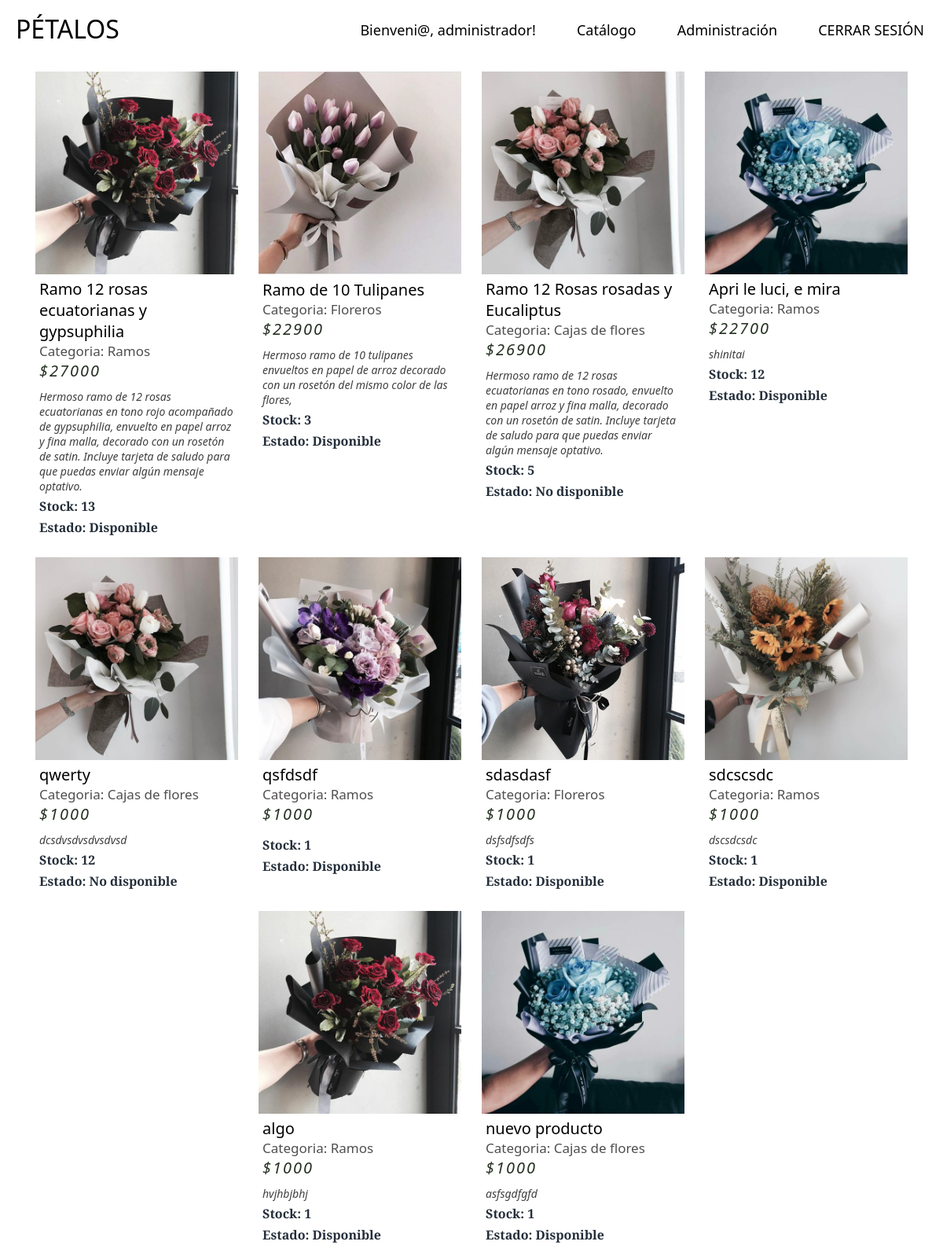
/catalogo/ (signed in), run on the app's committed database.
### FloreriaPetalos/models.py (models this page shows, shortened)
class Producto(models.Model):
    nombre = models.CharField(max_length=100)
    valor = models.IntegerField(default=1000)
    descripcion = models.TextField(null=True, blank=True)
    stock = models.IntegerField(default=1)
    imagen= models.ImageField(upload_to='productos')
    estado =models.ForeignKey(Estado, on_delete=models.CASCADE)
    categoria =models.ForeignKey(Categoria, on_delete=models.CASCADE)
    created_date = models.DateTimeField(
            default=timezone.now)

class Categoria(models.Model):
    nombre_categoria=models.CharField(max_length=100)
    def __str__(self):
        return self.nombre_categoria

class Estado(models.Model):
    nombre_estado=models.CharField(max_length=100)
    def __str__(self):
        return self.nombre_estado

### FloreriaPetalos/views.py (the view)
# urls.py: path('catalogo/', catalogo, name='Catalogo'),
@login_required
def catalogo(request):
    productos=Producto.objects.all()
    return render(request, 'core/catalogo.html',{'productos': productos})

### FloreriaPetalos/templates/core/catalogo.html (shortened to what this page needs)
{% extends "core/base.html" %}
{% load static %}
{% block hojaEstilo %}
<link rel="stylesheet" href="{% static 'css/catalogo.css' %}">
{% endblock hojaEstilo %}
{% block contenido %}
    <div class="contenido">
        <div class="img-area">
            {% for p in productos%}
                {% if perms.FloreriaPetalos.add_producto %}
                    <div class="box">
                        <img src="{{p.imagen.url}}" alt="">
                        <h1>{{p.nombre}} </h1>
                        <h2 id="categoria">Categoria: {{p.categoria}}</h2>
                        <h2 id="precio">${{p.valor}}</h2>
                        <p>{{p.descripcion}}</p>
                        <h2 id="stock">Stock: {{p.stock}}</h2>
                        <h2 id="estado">Estado: {{p.estado}}</h2>
                    </div>
                {% endif %}
            {% endfor %}
        </div>
    </div>
{% endblock contenido %}

### FloreriaPetalos/templates/core/base.html (shortened to what this page needs)
<!DOCTYPE html>
<html lang="en">
{% load static %}
<head>
      {% load pwa %}
      <link rel="stylesheet" href="{% static 'css/base.css' %}">
      {% block hojaEstilo %}{% endblock hojaEstilo %}
</head>
<body>
    <header>
            <div class="container">
                  <nav>
                        <div class="logo">
                              <a href="{% url 'Inicio' %}">pétalos</a>
                        </div>
                        <div class="nav-wrapper">
                              <ul>
                                    {% if user.is_authenticated %}
                                          <li><a href="#">Bienveni@, {{user.username}}!</a></li>
                                          <li><a href="{% url 'Catalogo' %}">Catálogo</a></li>
                                          {% if perms.FloreriaPetalos.add_producto %}
                                                <li><a href="{% url 'ListadoProductos' %}">Administración</a></li>
                                          {% else %}
                                                <li><a href="#">Carro</a></li>
                                          {% endif %}
                                          <li><a href="{% url 'logout'%}">CERRAR SESIÓN</a></li>
                                    {% else %}
                                          <li><a href="{% url 'login'%}">INICIAR SESIÓN</a></li>
                                          <li><a href="{% url 'Register'%}">REGISTRARSE</a></li>
                                    {% endif %}
                              </ul>
                        </div>
                  </nav>
            </div>
    </header>
    <section>
        {% block contenido %}
        {% endblock contenido %}
    </section>
</body>
</html>

### FloreriaPetalos/static/css/base.css (style rules this page uses)
* { box-sizing: border-box; }
html { margin: 0; padding: 0; width: 100%; height: 100vh; }
body { margin: 0; padding: 0; width: 100%; height: 100vh; font-family: Alegreya, 'Segoe UI', Tahoma, Geneva, Verdana, sans-serif; font-weight: 400; }
header { width: 100%; height: 70px; }
nav { padding-top: 10px; width: 100%; height: 70px; background: rgba(255, 255, 255, 0.842); position: fixed; z-index: 100; -webkit-animation: fadein 3s; -moz-animation: fadein 3s; -ms-animation: fadein 3s; -o-animation: fadein 3s; animation: fadein 3s; }
.logo { float: left; margin-left: 10px; margin-top: 5px; padding-left: 10px; }
.logo a { color: #000; text-transform: uppercase; font-weight: 200; text-decoration: none; font-size: 32px; }
nav ul { float: right; }
nav ul li { display: inline-block; }
nav ul li:not(:first-child) { margin-left: 48px; }
nav ul li:last-child { margin-right: 24px; }
nav ul li a { display: inline-block; outline: none; color: #000; text-decoration: none; font-size: 18px; font-weight: 400; transition: 1s; }

### FloreriaPetalos/static/css/catalogo.css (style rules this page uses)
.img-area { display: flex; flex-wrap: wrap; flex-direction: row; align-items: center; justify-content: center; width: 100%; margin: auto; padding-top: 10px; -webkit-animation: fadein 2s; -moz-animation: fadein 2s; -ms-animation: fadein 2s; -o-animation: fadein 2s; animation: fadein 2s; }
.box { padding: 3px; width: 22%; margin: 8px 10px; align-self: flex-start; }
.box img { width: 100%; -webkit-transition:all 1.5s ease; -moz-transition:all 1.5s ease; -o-transition:all 1.5s ease; -ms-transition:all 1.5s ease; }
.box h1 { margin: 0; font-size: 20px; padding: 0 5px; font-weight: 400; }
#precio { margin: 0; font-size: 20px; color: #253122; font-weight: 500; font-style: italic; letter-spacing: 2px; padding: 0 5px 5px; }
#stock, #estado { margin: 0; font-size: 16px; color: #242E3A; font-weight: 600; padding: 0 5px 5px; }
#categoria { margin: auto; padding-left: 5px; color: rgb(80, 78, 78); font-weight: 300; font-size: 17px; }
.box p { font-size: 14px; margin-top: 5px; margin-bottom: 0; padding: 0 5px 5px; font-family: 'Segoe UI', Tahoma, Geneva, Verdana, sans-serif; color: #3F3F3F; font-weight: 400; font-style: italic; }

### data on the page
Producto: imagen (picture), nombre "Ramo 12 rosas ecuatorianas y gypsuphilia", categoria "Ramos", valor "27000", descripcion "Hermoso ramo de 12 rosas ecuatorianas en tono rojo acompañado de gypsuphilia, envuelto en papel arroz y fina malla, decorado con un rosetón de satin. Incluye tarjeta de saludo para que puedas enviar algún mensaje optativo.", stock "13", estado "Disponible"
Producto: imagen (picture), nombre "Ramo de 10 Tulipanes", categoria "Floreros", valor "22900", descripcion "Hermoso ramo de 10 tulipanes envueltos en papel de arroz decorado con un rosetón del mismo color de las flores,", stock "3", estado "Disponible"
Producto: imagen (picture), nombre "Ramo 12 Rosas rosadas y Eucaliptus", categoria "Cajas de flores", valor "26900", descripcion "Hermoso ramo de 12 rosas ecuatorianas en tono rosado, envuelto en papel arroz y fina malla, decorado con un rosetón de satin. Incluye tarjeta de saludo para que puedas enviar algún mensaje optativo.", stock "5", estado "No disponible"
Producto: imagen (picture), nombre "Apri le luci, e mira", categoria "Ramos", valor "22700", descripcion "shinitai", stock "12", estado "Disponible"
Producto: imagen (picture), nombre "qwerty", categoria "Cajas de flores", valor "1000", descripcion "dcsdvsdvsdvsdvsd", stock "12", estado "No disponible"
Producto: imagen (picture), nombre "qsfdsdf", categoria "Ramos", valor "1000", stock "1", estado "Disponible"
Producto: imagen (picture), nombre "sdasdasf", categoria "Floreros", valor "1000", descripcion "dsfsdfsdfs", stock "1", estado "Disponible"
Producto: imagen (picture), nombre "sdcscsdc", categoria "Ramos", valor "1000", descripcion "dscsdcsdc", stock "1", estado "Disponible"
Producto: imagen (picture), nombre "algo", categoria "Ramos", valor "1000", descripcion "hvjhbjbhj", stock "1", estado "Disponible"
Producto: imagen (picture), nombre "nuevo producto", categoria "Cajas de flores", valor "1000", descripcion "asfsgdfgfd", stock "1", estado "Disponible"

### other printed values
{{ user.username }} "administrador"
